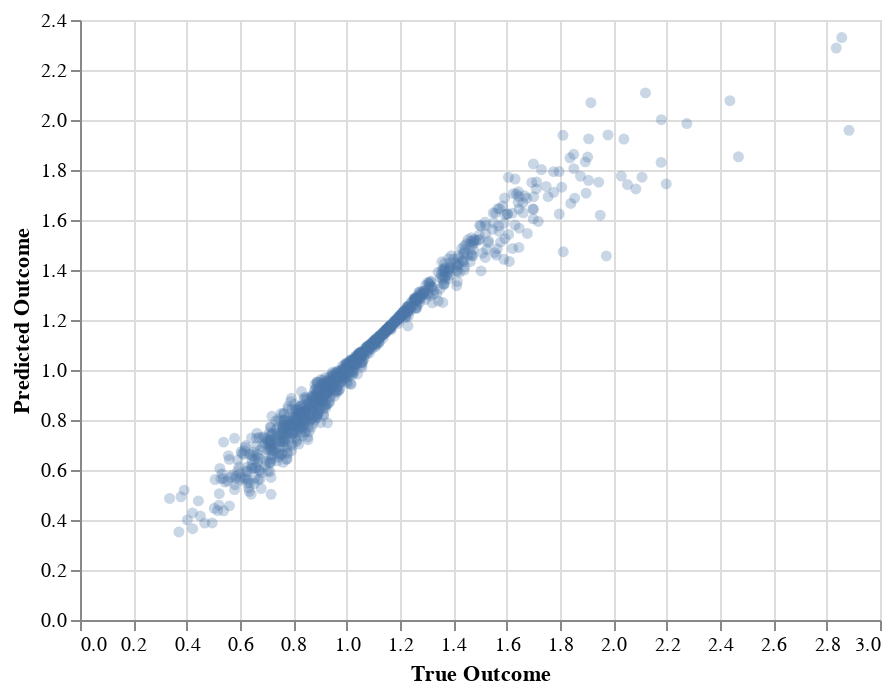

Notebook source saved alongside this figure:
### Code cell
df = pd.DataFrame({
    'Predicted Outcome': y_test_pred[:, 0],
    'True Outcome': y_test
})
alt.Chart(df).mark_point(filled=True, opacity=0.3).encode(
    alt.X('True Outcome:Q'),
    alt.Y('Predicted Outcome:Q')
)

### Figure 1 — Vega-Lite specification as saved in the notebook (floating-point values rounded to 4 significant figures; data arrays with more than 128 entries replaced by an {"elided": "..."} marker saying what was removed)
{"config": {"view": {"continuousWidth": 400, "continuousHeight": 300}}, "data": {"name": "data-bcc65822d442d56218b673f05cc713e0"}, "mark": {"type": "point", "filled": true, "opacity": 0.3}, "encoding": {"x": {"type": "quantitative", "field": "True Outcome"}, "y": {"type": "quantitative", "field": "Predicted Outcome"}}, "$schema": "https://vega.github.io/schema/vega-lite/v4.0.2.json", "datasets": {"data-bcc65822d442d56218b673f05cc713e0": {"elided": "1000 records"}}}
